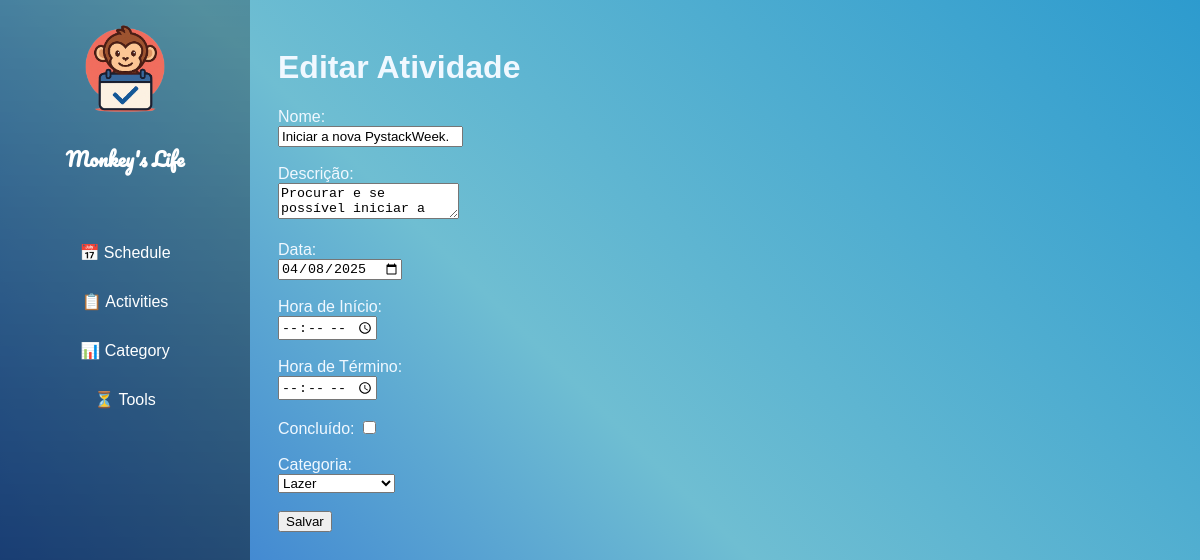
/activities/edit_activity/4, run on an earlier commit of the app's database.
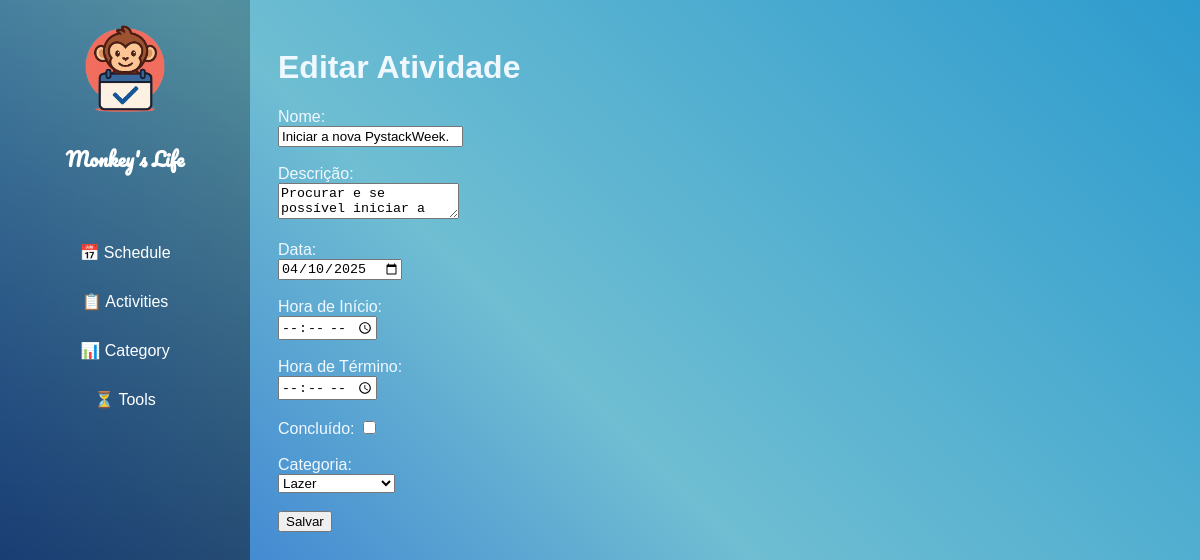
And on a later commit of the database.
### schedule/blueprints/activities/models.py (models this page shows, shortened)
class Activity(db.Model):
    __tablename__ = 'activities'
    id = db.Column(db.Integer, primary_key=True)
    name = db.Column(db.String(80), nullable=False)
    description = db.Column(db.String(200))
    date = db.Column(db.Date)
    start_time = db.Column(db.Time)
    end_time = db.Column(db.Time)
    category = db.Column(db.Integer, db.ForeignKey('categories.id'))
    done = db.Column(db.Boolean, default=False)

### schedule/blueprints/activities/routes.py (the view, shortened to what this page needs)
@activity.route('/edit_activity/<int:id>', methods=['POST', 'GET'])
def edit_activity(id):
    activity = Activity.query.get(id)
    categories = Category.query.all()
    if request.method == 'GET':
        return render_template('activities/edit_activity.html', activity=activity, categories=categories)

### schedule/blueprints/activities/templates/activities/edit_activity.html (shortened to what this page needs)
{% extends "base.html" %}
{% block content %}
<div class="content">
    <h1>Editar Atividade</h1>
    <form method="POST" action="{{ url_for('activity.edit_activity', id=activity.id) }}">
        <label>Nome:</label><br>
        <input type="text" name="name" value="{{ activity.name }}" required><br><br>
        <label>Descrição:</label><br>
        <textarea name="description">{{ activity.description }}</textarea><br><br>
        <label>Data:</label><br>
        <input type="date" name="date" value="{{ activity.date }}" required><br><br>
        <label>Hora de Início:</label><br>
        <input type="time" name="start_time" value="{{ activity.start_time }}"><br><br>
        <label>Hora de Término:</label><br>
        <input type="time" name="end_time" value="{{ activity.end_time }}"><br><br>
        <label>Concluído:</label>
        <input type="checkbox" name="done" {% if activity.done %}checked{% endif %}><br><br>
        <label>Categoria:</label><br>
        <select name="category_id">
            {% for category in categories %}
                <option value="{{ category.id }}" {% if category.id == activity.category_id %}selected{% endif %}>
                    {{ category.name }}
                </option>
            {% endfor %}
        </select><br><br>
        <button type="submit">Salvar</button>
    </form>
</div>
{% endblock %}

What changed in the data, as far as the page shows it:
changed Activity "Iniciar a nova PystackWeek.": date "04/08/2025" → "04/10/2025"
